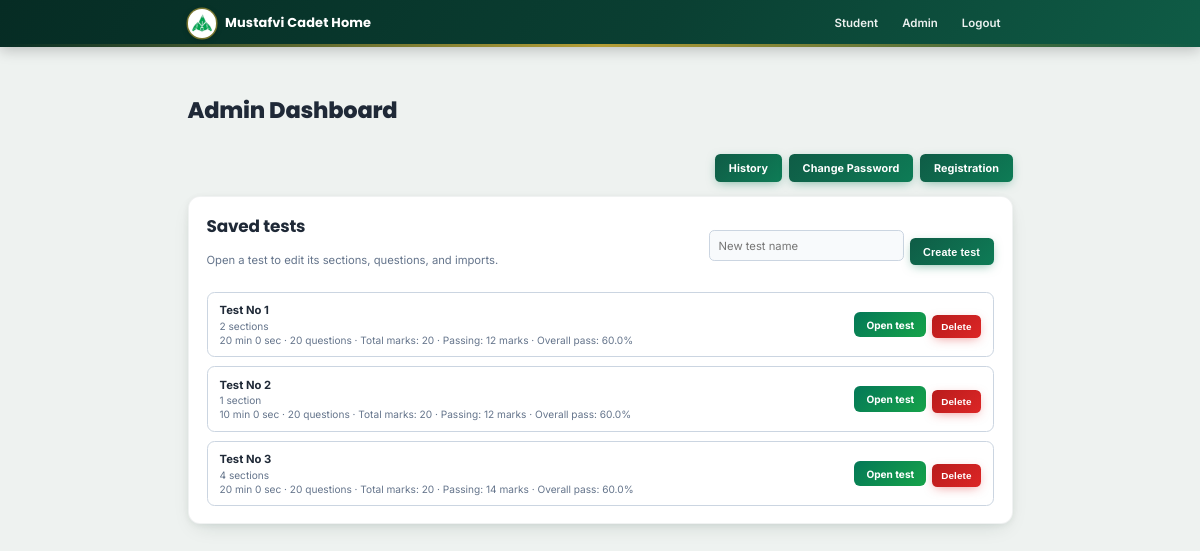
/admin (signed in), run on the app's committed database.
### app.py (models this page shows)
class Test(db.Model):
    id = db.Column(db.Integer, primary_key=True)
    title = db.Column(db.String(200), nullable=False, unique=True)
    duration_minutes = db.Column(db.Integer, nullable=False, default=0)
    duration_seconds = db.Column(db.Integer, nullable=False, default=0)
    expected_total_marks = db.Column(db.Integer, nullable=False, default=1)
    pass_percentage = db.Column(db.Float, nullable=False, default=60.0)
    created_at = db.Column(db.DateTime, default=utcnow, nullable=False)
    sections = db.relationship(
        "Section", backref="test", cascade="all, delete-orphan", lazy=True
    )

### app.py (the view)
@app.route("/admin")
@admin_required
def admin_dashboard():
    tests = Test.query.order_by(Test.created_at.asc(), Test.id.asc()).all()
    selected_test_id = request.args.get("test_id", type=int)
    selected_test = db.session.get(Test, selected_test_id) if selected_test_id else None
    sections = ordered_sections(selected_test.id) if selected_test else []
    test_totals = {test.id: total_test_seconds(test) for test in tests}
    test_mark_summaries = {test.id: test_marks_summary(test) for test in tests}
    section_mark_summaries = {
        section.id: {
            "total_marks": section_total_marks(section),
            "passing_marks": get_section_passing_marks(section),
            "pass_percentage": section.pass_percentage,
        }
        for section in sections
    }
    students = sorted(
        Student.query.order_by(Student.id.asc()).all(),
        key=lambda student: (0, int(student.roll_no)) if student.roll_no.strip().isdigit() else (1, student.roll_no.casefold()),
    )
    return render_template(
        "admin.html",
        tests=tests,
        selected_test=selected_test,
        sections=sections,
        selected_test_total_seconds=total_test_seconds(selected_test),
        test_totals=test_totals,
        test_mark_summaries=test_mark_summaries,
        section_mark_summaries=section_mark_summaries,
        students=students,
    )

### app.py (called while the page is built)
def ordered_sections(test_id=None):
    query = Section.query
    if test_id is not None:
        query = query.filter_by(test_id=test_id)
    return query.order_by(Section.order_no.asc(), Section.id.asc()).all()

def total_test_seconds(test):
    return sum(
        section.duration_minutes * 60 + section.duration_seconds
        for section in test.sections
    ) if test else 0

def section_total_marks(section):
    return len(section.questions)

def get_section_passing_marks(section):
    return ceil(section_total_marks(section) * section.pass_percentage / 100 - 1e-7)

def test_marks_summary(test):
    if not test:
        return {"total_marks": 0, "passing_marks": 0, "pass_percentage": 0.0}
    sections = ordered_sections(test.id)
    total_marks = sum(section_total_marks(section) for section in sections)
    passing_marks = sum(get_section_passing_marks(section) for section in sections)
    pass_percentage = (
        sum(section.pass_percentage * section_total_marks(section) for section in sections) / total_marks
        if total_marks else test.pass_percentage
    )
    return {
        "total_marks": total_marks,
        "passing_marks": passing_marks,
        "pass_percentage": pass_percentage,
    }

def admin_required(view):
    @wraps(view)
    def wrapped(*args, **kwargs):
        if not session.get("admin_logged_in"):
            return redirect(url_for("admin_login"))
        return view(*args, **kwargs)
    return wrapped

### templates/admin.html (shortened to what this page needs)
{% extends 'base.html' %}
{% block content %}
<h1>Admin Dashboard</h1>
<div class="admin-quick-actions">
  <a class="button-link" href="{{ url_for('history') }}">History</a>
  <a class="button-link" href="{{ url_for('admin_password_change_page') }}">Change Password</a>
  <a class="button-link" href="{{ url_for('admin_student_registrations') }}">Registration</a>
</div>
<section class="card test-manager">
  <div class="row between centre">
    <div>
      <h2>Saved tests</h2>
      <p class="muted">Open a test to edit its sections, questions, and imports.</p>
    </div>
    <form method="post" action="{{ url_for('add_test') }}" class="inline-form">
      <input name="title" placeholder="New test name" required maxlength="200">
      <button type="submit">Create test</button>
    </form>
  </div>
  {% if tests %}
  <div class="test-stack">
    {% for test in tests %}
    <div class="test-stack-item {{ 'selected-test' if selected_test and test.id == selected_test.id else '' }}">
      <div>
        <strong>{{ test.title }}</strong>
        <span class="muted">{{ test.sections|length }} section{{ '' if test.sections|length == 1 else 's' }}</span>
        {% set test_question_total = namespace(value=0) %}
        {% for section in test.sections %}
          {% set test_question_total.value = test_question_total.value + section.questions|length %}
        {% endfor %}
        {% set test_marks = test_mark_summaries[test.id] %}
        <span class="muted">{{ test_totals[test.id] // 60 }} min {{ test_totals[test.id] % 60 }} sec · {{ test_question_total.value }} questions · Total marks: {{ test_marks.total_marks }} · Passing: {{ test_marks.passing_marks }} marks · Overall pass: {{ test.pass_percentage|round(2) }}%</span>
      </div>
      <div class="question-actions">
        {% if not selected_test or test.id != selected_test.id %}
        <a class="action-button" href="{{ url_for('admin_dashboard', test_id=test.id) }}">Open test</a>
        {% endif %}
        <form method="post" action="{{ url_for('delete_test', test_id=test.id) }}" onsubmit="return confirm('Delete this test, all sections, questions and its attempts?')">
          <button class="danger small" type="submit">Delete</button>
        </form>
      </div>
    </div>
    {% endfor %}
  </div>
  {% else %}
    <p>No tests yet. Create a test before importing questions.</p>
  {% endif %}
</section>
{% endblock %}

### static/style.css (style rules this page uses)
:root { --brand-dark: #062c24; --brand-deep: #0a3f32; --brand-mid: #0f5c46; --brand-bright: #0e7c56; --brand-gold: #d4af37; --brand-gold-dark: #b8941f; --ink: #1f2937; --ink-soft: #4b5563; --muted: #64748b; --border: #e2e8f0; --border-strong: #cbd5e1; --surface: #ffffff; --surface-soft: #f8fafc; --page-bg: #eef2f0; --danger: #dc2626; --danger-dark: #b91c1c; --success: #16a34a; --success-dark: #047857; --radius-lg: 16px; --radius-md: 10px; --radius-sm: 7px; --shadow-card: 0 10px 30px -12px rgba(6, 44, 36, .18), 0 2px 8px rgba(6, 44, 36, .06); --shadow-card-hover: 0 16px 40px -14px rgba(6, 44, 36, .26), 0 4px 10px rgba(6, 44, 36, .08); font-family: 'Inter', Arial, sans-serif; font-size: 15px; color: var(--ink); background: var(--page-bg); }
* { box-sizing: border-box; }
body { margin: 0; min-height: 100vh; zoom: .75; -webkit-font-smoothing: antialiased; text-rendering: optimizeLegibility; }
h1, h2, h3 { font-family: 'Poppins', 'Inter', Arial, sans-serif; letter-spacing: -.01em; }
h1 { font-weight: 800; }
h2 { font-weight: 700; }
.card { background: var(--surface); border: 1px solid rgba(6, 44, 36, .06); border-radius: var(--radius-lg); padding: 22px 24px; margin-bottom: 18px; box-shadow: var(--shadow-card); transition: box-shadow .2s ease; }
.card h1:first-child, .card h2:first-child { margin-top: 0; }
.row { display: flex; gap: 16px; }
.between { justify-content: space-between; }
.centre { align-items: center; }
input, textarea, select { width: 100%; padding: 10px 12px; border: 1.5px solid var(--border-strong); border-radius: var(--radius-sm); font: inherit; background: var(--surface-soft); transition: border-color .16s ease, box-shadow .16s ease, background .16s ease; }
button, .button-link { display: inline-block; margin-top: 16px; background: linear-gradient(135deg, var(--brand-mid), var(--brand-bright)); color: white; border: 0; border-radius: var(--radius-sm); padding: 10px 18px; cursor: pointer; text-decoration: none; font-weight: 700; font-size: .96rem; letter-spacing: .01em; box-shadow: 0 4px 14px -4px rgba(14, 124, 86, .55); transition: transform .14s ease, box-shadow .14s ease, filter .14s ease; }
.danger { background: linear-gradient(135deg, var(--danger-dark), var(--danger)); box-shadow: 0 4px 14px -4px rgba(220, 38, 38, .5); }
.small { padding: 8px 12px; margin-top: 6px; font-size: .88rem; }
.muted { color: var(--muted); }
.admin-quick-actions { display: flex; justify-content: flex-end; gap: 10px; margin-bottom: 18px; }
.action-button { display: inline-block; margin-top: 0; background: linear-gradient(135deg, var(--success-dark), var(--success)); color: white; border: 0; border-radius: 8px; padding: 9px 16px; cursor: pointer; text-decoration: none; font-weight: 700; font-size: .9rem; transition: filter .14s ease, transform .14s ease; }
.inline-form { display: flex; gap: 8px; align-items: center; }
.inline-form input { width: min(260px, 45vw); }
.test-stack { display: grid; gap: 12px; margin-top: 18px; }
.test-stack-item { display: flex; justify-content: space-between; align-items: center; gap: 12px; padding: 14px 16px; border: 1.5px solid var(--border-strong); border-radius: var(--radius-md); background: var(--surface); transition: border-color .15s ease, box-shadow .15s ease; }
.test-stack-item .muted { display: block; margin-top: 3px; font-size: .9rem; }

### templates/admin.html (style rules this page uses)
.question-actions { display: flex; gap: 8px; align-items: center; }

### data on the page
Test: title "Test No 1", sections|length "2", sections "s", expected_total_marks "20", test_totals "0", value "20", total_marks "20", passing_marks "12", pass_percentage "60.0"
Test: title "Test No 2", sections|length "1", test_totals "10", test_totals "0", value "20", total_marks "20", passing_marks "12", pass_percentage "60.0"
Test: title "Test No 3", sections|length "4", sections "s", expected_total_marks "20", test_totals "0", value "20", total_marks "20", passing_marks "14", pass_percentage "60.0"
